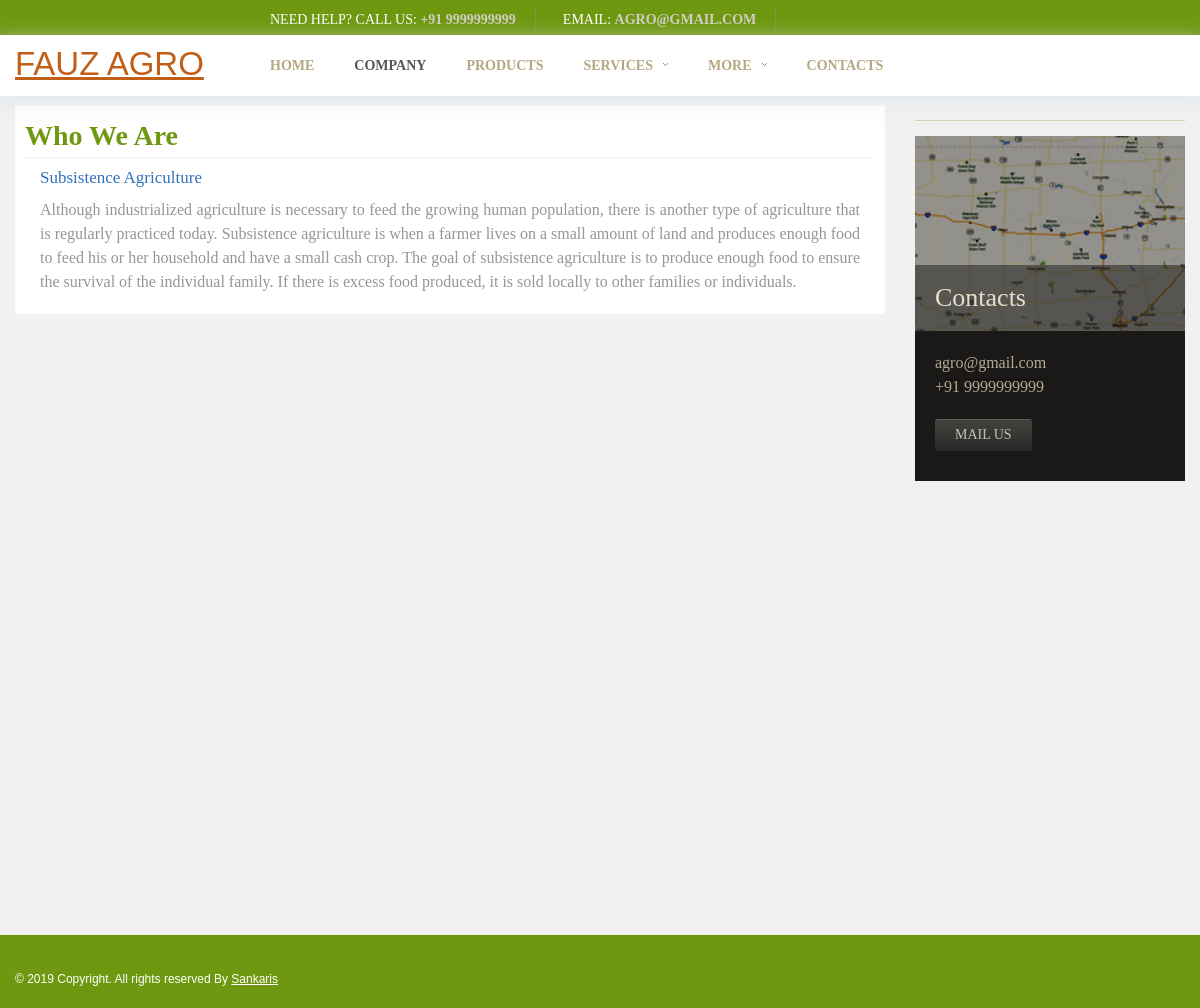
/about, run on the app's committed database.
### tables this page shows
CREATE TABLE `add_branchdetails` (
  `id` int(11) NOT NULL,
  `add_contact_details` varchar(500) NOT NULL,
  `brnch_nam` varchar(250) NOT NULL,
  `land_lne_num` varchar(250) NOT NULL,
  `mob_num` bigint(11) NOT NULL,
  `first_email` varchar(250) NOT NULL,
  `secnd_email` varchar(250) NOT NULL,
  `address` text NOT NULL,
  `latitude` varchar(250) NOT NULL,
  `logni_tude` varchar(250) NOT NULL,
  `date` timestamp NOT NULL DEFAULT CURRENT_TIMESTAMP ON UPDATE CURRENT_TIMESTAMP,
  `ip` varchar(50) NOT NULL
);

CREATE TABLE `add_sliderimages` (
  `id` int(11) NOT NULL,
  `add_slider_contact_details` varchar(250) NOT NULL,
  `slider_img_title` text NOT NULL,
  `slider_img_desc` text NOT NULL,
  `slider_image` blob NOT NULL,
  `date` timestamp NOT NULL DEFAULT CURRENT_TIMESTAMP ON UPDATE CURRENT_TIMESTAMP,
  `ip` varchar(50) NOT NULL
);

### application/controllers/Agro_home.php (called while the page is built, shortened)
<?php
class Agro_home extends CI_Controller {
		   public function __construct()
		{
			$this->load->database();
			$this->load->helper(array('url','language'));
			$this->load->helper('security');
			$this->load->library("form_validation");
			$this->load->helper('text');
			$this->load->helper('file');
			$this->load->library("session");
			$this->load->library("email");
			$this->load->model("Main_modal_db");
			$this->load->library('user_agent');
		}
	public function agro_about()
	{
		$this->load->view('header');
		$this->load->view('about_company.php');
		$this->load->view('footer');
	}
}

### index.php (called while the page is built, shortened)
<?php
require_once BASEPATH.'core/CodeIgniter.php';

### application/views/about_company.php (the view)
<div id="content">
<div id="content2">
<div id="inner">
<div id="inner2">
	<div class="container">
		<div class="row">
			<div class="span9">
				<div class="thumb3">
				<h1 style="border-bottom:1px solid #f1f1f1">Who We Are</h1>
					<div class="thumbnail clearfix">
						<div class="caption">
						<?php $aboutdetails_data=$this->db->select('*')->order_by('id', 'desc')->where('add_slider_contact_details','About Deatails')->get('add_sliderimages')->result();?>
									<?php
			foreach($aboutdetails_data as $data)
			{
				?>
                <div class="col-lg-12 col-md-12 col-sm-12 col-xs-12">
                <section class="about_page_styles">
				 <h4 class="about_page_styles_h4">
					<?= $data->slider_img_title;?>
					</h4>
					<p >
					<?= $data->slider_img_desc;?>
					</p>
				</section>
                </div>
				<?php
			}
				?>
						</div>
					</div>
				</div>
		</div>
			<div class="span3">
				<div class="line1"></div>
<?php $data=$this->db->select('*')->order_by('id', 'desc')->get('add_branchdetails')->row();?>
				<div class="thumb6">
					<div class="thumbnail clearfix">
						<figure class=""><img src="<?= base_url();?>assects/images/company09.jpg" alt=""></figure>
						<div class="caption2">
							Contacts
						</div>
						<div class="caption">
							<div class="txt1">
								<?= $data->first_email;?><br>
								+91  <?= $data->mob_num;?>
							</div>
							<a href="#" class="button0">mail us</a>
						</div>
					</div>
				</div>
			</div>
		</div>
	</div>
</div>
</div>
</div>
</div>

### application/views/header.php (shortened to what this page needs)
<!DOCTYPE html>
<html lang="en">
<head>
<link rel="stylesheet" href="<?= base_url();?>assects/css/bootstrap.css" type="text/css" media="screen">
<link rel="stylesheet" href="<?= base_url();?>assects/css/bootstrap-responsive.css" type="text/css" media="screen">
<link rel="stylesheet" href="<?= base_url();?>assects/css/style.css" type="text/css" media="screen">
<link rel="stylesheet" href="<?= base_url();?>assects/css/camera.css" type="text/css" media="screen">
</head>
<?php $data=$this->db->select('*')->order_by('id', 'desc')->get('add_branchdetails')->row();?>
<body>
<div id="main">
<header>
<div class="logo_wrapper"><a href="<?= base_url();?>" class="logo logo1">FAUZ AGRO</a></div>
<div class="top1">
<div class="container">
<div class="row">
<div class="span12">
	<div class="top1_inner clearfix">
		<div class="phone1">Need Help? Call us: <span>+91 <?= $data->mob_num;?></span></div>
			<div class="phone1">&nbsp; Email: <span><?= $data->first_email;?></span></div>
	</div>
</div>
</div>
</div>
</div>
<div class="top2">
<div class="container">
<div class="row">
<div class="span12">
<div class="top2_inner">
<div class="navbar navbar_">
	<div class="navbar-inner navbar-inner_">
		<div class="nav-collapse nav-collapse_ collapse">
			<ul class="nav sf-menu clearfix">
				<li class="<?= ($this->uri->segment(1)=='')?'active':''?>"><a href="<?= base_url();?>">Home</a></li>
				<li class="<?= ($this->uri->segment(1)=='about')?'active':''?>"><a href="<?= base_url();?>about">Company </a></li>
<li><a href="">Products </a></li>
				<li class="sub-menu sub-menu-1"><a href="javascript:void(0)">Services<em></em></a>
				</li>
					<li class="sub-menu sub-menu-1"><a href="javascript:void(0)">More<em></em></a>
				</li>
				<li class="<?= ($this->uri->segment(1)=='contact')?'active':''?>"><a href="<?= base_url();?>contact">Contacts </a></li>
			</ul>
		</div>
	</div>
</div>
</div>
</div>
</div>
</div>
</div>
</header>

### data on the page
add_branchdetails: mob_num "9999999999", first_email "AGRO@GMAIL.COM", first_email "agro@gmail.com"
add_sliderimages: slider_img_title "Subsistence Agriculture", slider_img_desc "Although industrialized agriculture is necessary to feed the growing human population, there is another type of agriculture that is regularly practiced today. Subsistence agriculture is when a farmer lives on a small amount of land and produces enough food to feed his or her household and have a small cash crop. The goal of subsistence agriculture is to produce enough food to ensure the survival of the individual family. If there is excess food produced, it is sold locally to other families or individuals."
